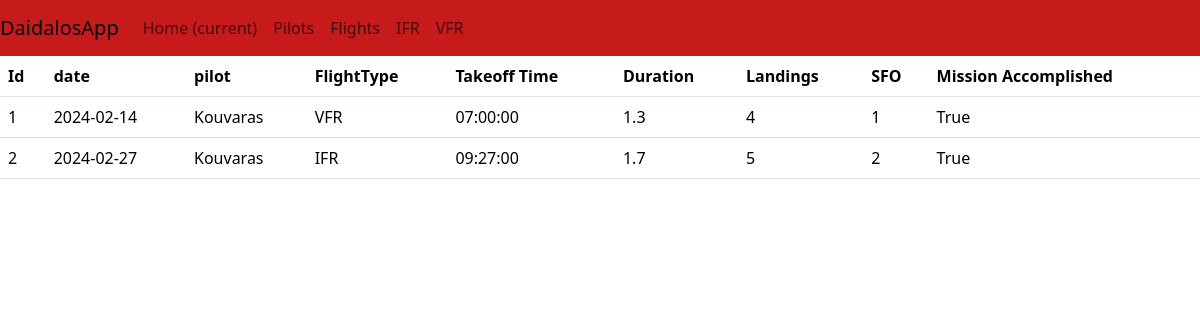
The page /flights on the database its author committed.
### app/models.py (models this page shows, shortened)
class Flight(Base):
    __tablename__= 'flights'
    id: Mapped[int] = mapped_column(primary_key=True)
    date: Mapped[datetime.date] = mapped_column(Date, nullable=False)
    flightType: Mapped[str] = mapped_column(String(30), nullable=False)
    takeoff: Mapped[time] = mapped_column(Time, nullable=False)
    flightDuration: Mapped[float] = mapped_column(Float(2), nullable=False)
    landings: Mapped[int] = mapped_column(nullable=False)
    SFO: Mapped[int] = mapped_column(nullable=False)
    missionAccomplished: Mapped[bool] = mapped_column(Boolean(), nullable=False)
    pilot_id: Mapped[int] = mapped_column(ForeignKey("pilots.id"))
    pilot: Mapped["Pilot"] = relationship(back_populates="flights")
    """ def __init__(self, date=None, pilot=None, flightType=None, takeoff=None, flightDuration=None, landings=None, SFO=None, missionAccomplished=None):
        self.date = date
        self.pilot = pilot
        self.flightType = flightType
        self.takeoff = takeoff
        self.flightDuration = flightDuration
        self.landings = landings
        self.SFO = SFO
        self.missionAccomplished = missionAccomplished """

class Pilot(Base):
    __tablename__= 'pilots'
    id: Mapped[int] = mapped_column(primary_key=True)
    name: Mapped[str] = mapped_column(String(30), nullable=False)
    surname: Mapped[str] = mapped_column(String(30), nullable=False)
    typeRate: Mapped[str] = mapped_column(String(30), nullable=False)
    instructorCategory: Mapped[str] = mapped_column(String(2), nullable=False)
    flights: Mapped[List["Flight"]] = relationship(back_populates="pilot")
    def __repr__(self):
        return self.surname

### app/routes.py (the view)
@app.route("/flights", methods=["GET"])
def show_flights():
    flights = Flight.query.all()
    return render_template("flights.html", flights=flights)

### app/__init__.py (called while the page is built)
@app.teardown_appcontext
def shutdown_session(exception=None):
    db_session.remove()

### app/templates/flights.html
{% extends 'base.html' %}
{% block content %}
<table class="table">
  <thead>
  <tr>
    <th scope="col">Id</th>
    <th scope="col">date</th>
    <th scope="col">pilot</th>
    <th scope="col">FlightType</th>
    <th scope="col">Takeoff Time</th>
    <th scope="col">Duration</th>
    <th scope="col">Landings</th>
    <th scope="col">SFO</th>
    <th scope="col">Mission Accomplished</th>
  </tr>
</thead>
<tbody>
{% for flight in flights %}
  <tr scope="row">
    <td>{{ flight.id }}</td>
    <td>{{ flight.date }}</td>
    <td>{{ flight.pilot }}</td>
    <td>{{ flight.flightType }}</td>
    <td>{{ flight.takeoff }} </td>
    <td>{{ flight.flightDuration }} </td>
    <td>{{ flight.landings }} </td>
    <td>{{ flight.SFO }} </td>
    <td>{{ flight.missionAccomplished }} </td>
  </tr>
{% endfor %}
</tbody>
</table>
{% endblock %}

### app/templates/base.html (shortened to what this page needs)
<!DOCTYPE html>
<html>
    <head>
        {% block style %}
        {{ bootstrap.load_css() }}
        {% endblock %}
    </head>
    <body>
        <nav class="navbar navbar-expand-lg navbar-light bg-red" style="background-color: #c71a1a;">
          <a class="navbar-brand" href="#">DaidalosApp</a>
          <div class="collapse navbar-collapse" id="navbarNav">
            <ul class="navbar-nav">
              <li class="nav-item active">
                <a class="nav-link" href="{{ url_for('index') }}">Home <span class="sr-only">(current)</span></a>
              </li>
              <li class="nav-item">
                <a class="nav-link" href="{{ url_for('show_pilots') }}">Pilots</a>
              </li>
              <li class="nav-item">
                <a class="nav-link" href="{{ url_for('show_flights') }}">Flights</a>
              </li>
              <li class="nav-item">
                <a class="nav-link" href="{{ url_for('ifr_flights') }}">IFR</a>
              </li>
              <li class="nav-item">
                <a class="nav-link" href="{{ url_for('vfr_flights') }}">VFR</a>
              </li>
            </ul>
          </div>
        </nav>
        {% block content %}
        {% endblock %}
      </body>
</html>

### rows shown on the page
Flight: id "1", date "2024-02-14", pilot "Kouvaras", flightType "VFR", takeoff "07:00:00", flightDuration "1.3", landings "4", SFO "1", missionAccomplished "True"
Flight: id "2", date "2024-02-27", pilot "Kouvaras", flightType "IFR", takeoff "09:27:00", flightDuration "1.7", landings "5", SFO "2", missionAccomplished "True"
